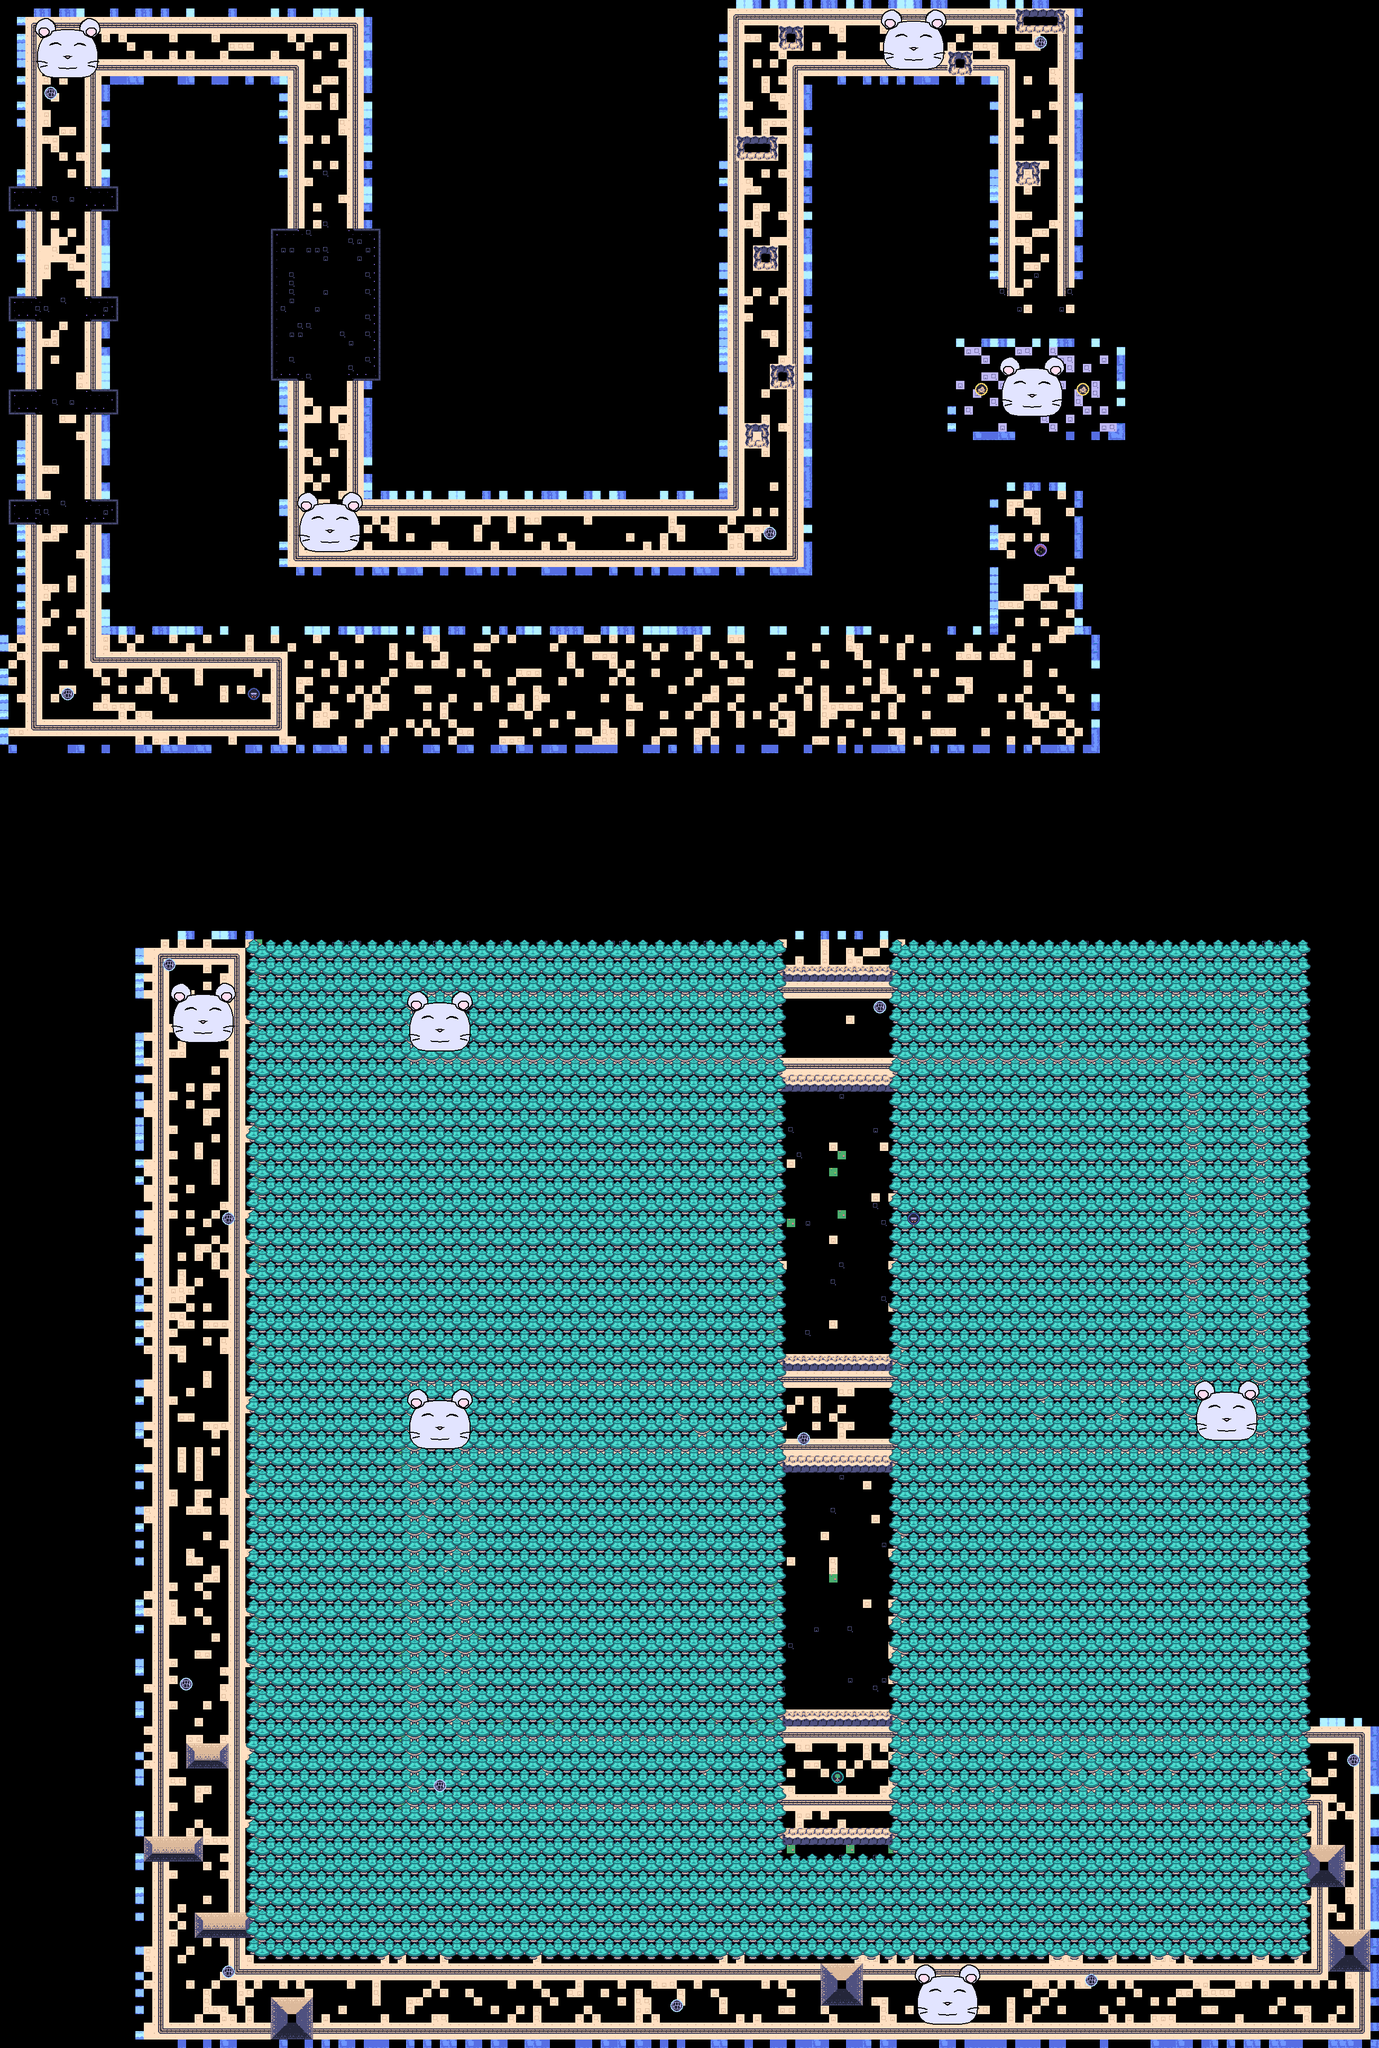

The image is a tile-based game level rendered from a .tmx file. Its description and source (layers, tilesets, objects; grid data summarised) follow:
An orthogonal 163x242 tile map with 16x16 px tiles, 4 tile layers (Tile Layer 1, Tile Layer 3, Tile Layer 4, Tile Layer 2) and 1 object (SpawnZone).

<map version="1.10" tiledversion="1.10.2" class="Map" orientation="orthogonal" renderorder="right-down" width="163" height="242" tilewidth="16" tileheight="16" infinite="0" nextlayerid="6" nextobjectid="3">
 <properties>
  <property name="AI Difficulty" type="int" propertytype="Difficulty" value="1" />
  <property name="BGM" propertytype="BGM" value="shiru8bit - Proper Summer.ogg" />
 </properties>
 <tileset firstgid="1" source="Terrain.tsx" />
 <layer id="1" name="Tile Layer 1" width="163" height="242">
  <data>[39446 cells, 24394 non-empty, 140 distinct tile ids]</data>
 </layer>
 <layer id="3" name="Tile Layer 3" width="163" height="242">
  <data>[39446 cells, 10242 non-empty, 8 distinct tile ids]</data>
 </layer>
 <layer id="4" name="Tile Layer 4" width="163" height="242">
  <data>[39446 cells, 10026 non-empty, 6 distinct tile ids]</data>
 </layer>
 <layer id="2" name="Tile Layer 2" width="163" height="242">
  <data>[39446 cells, 896 non-empty, 86 distinct tile ids]</data>
 </layer>
 <objectgroup id="5" name="Object Layer 1">
  <object id="2" name="Spawn Zone" type="SpawnZone" x="304" y="1264" width="144" height="96" />
 </objectgroup>
</map>